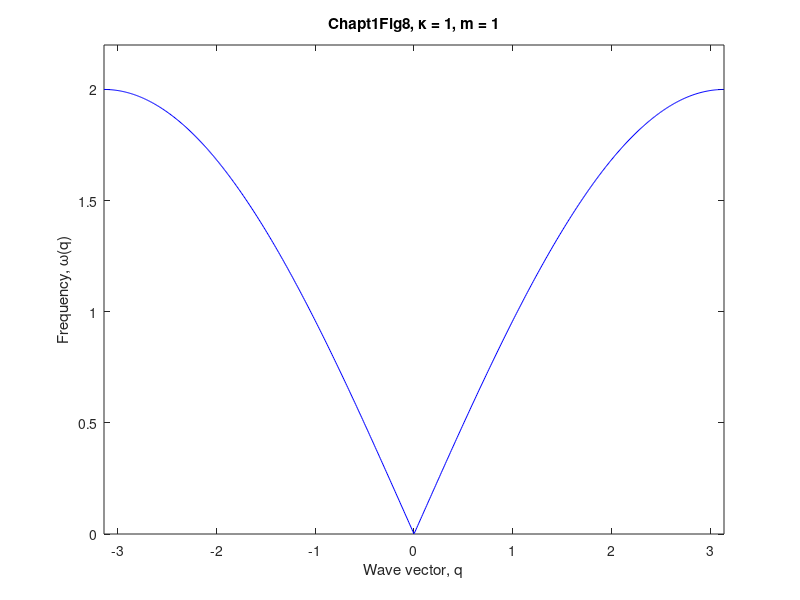

MATLAB code for this plot:
%Chapt1Fig8.m%classical sho monatomic linear chain dispersion;clear;clf;kappa=1;											%spring constantm1=1;												%mass of particleymax=(4*kappa/m1)^0.5;						%maximum frequencyx=[-pi:.01:pi];								%wave vector [start:increment:stop]   y21=sqrt(4*kappa/m1)*abs(sin(x(:)/2));	%the acoustic branchfigure(1);plot(x,y21,'b');								%the acoustic branchaxis([-pi,pi,0,1.1*ymax]);temp2=['Chapt1Fig8, \kappa = ',num2str(kappa),', m = ',num2str(m1)];title(temp2);xlabel(['Wave vector, q']);ylabel(['Frequency, \omega(q)']);